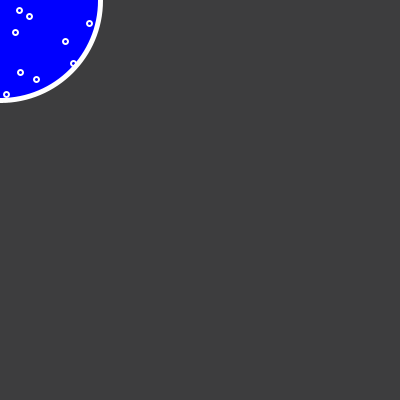
Frame 1 (no input)
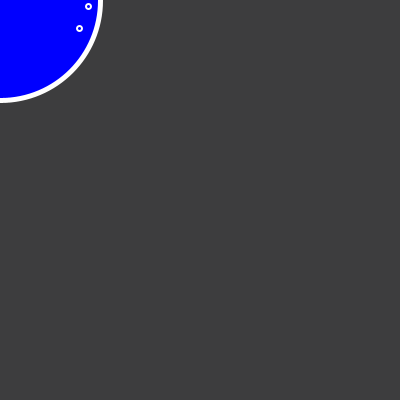
Frame 60 (the mouse pressed at the canvas centre just before this capture)
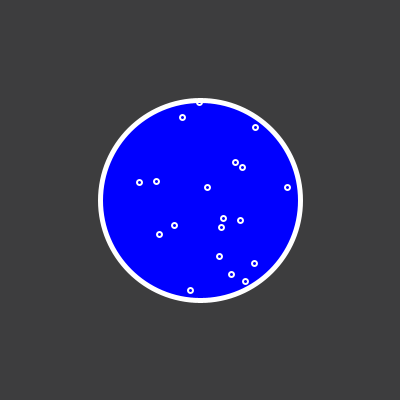
Frame 120 (the mouse held since frame 60 and released just before this capture)

The Processing sketch that drew these frames (run headless with seeded random() and noise(); from frame 60 on, the mouse is pressed at the canvas centre):

// Processing sketch: processing_166918
// ── processing_166918.pde

float[] xCoord = new float[500];
float[] yCoord = new float[500];
float[] speed= new float [500];

void setup() {
  size(400, 400);
  for (int i = 0; i < 500; i++) {
    xCoord[i] = random(width);
    yCoord[i] = random(height);
    speed [i] = random(0,2);
   
    
  }
}

void draw() {
  background(#3D3D3E);
  fill(0,0,255);
  stroke(255);
  strokeWeight(5);
  ellipse(mouseX,mouseY,200, 200);
  
 for (int i = 0; i < 100; i++) {
    xCoord [i]+=random (-1, 1);
    yCoord[i] -=2;
    if (yCoord[i] <0) yCoord [i]+=height;
      
      if (dist(mouseX, mouseY, xCoord[i], yCoord[i])<100) {
      noFill();
      ellipse (xCoord[i], yCoord[i], 2, 2);
      }
    }
  }
